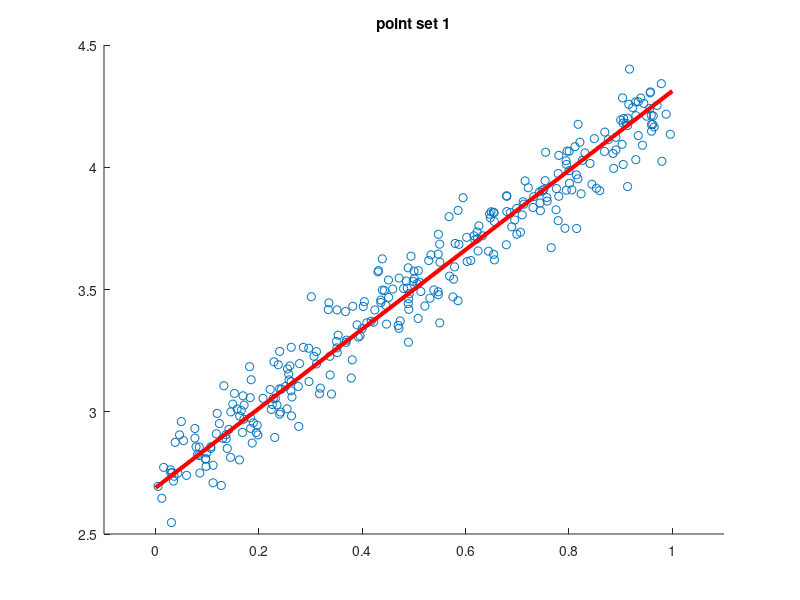

Source code (MATLAB): (Note: this script raises an error after producing the figure.)
% Q3(b)
% Load data and scatter plot
load points2D_Set1.mat
scatter(x,y)
hold on

%Finding Mean and subtracting from data
mx = sum(x)/size(x,1);
my = sum(y)/size(y,1);
x = x-mx;
y = y-my;

% Covariance matrix and eigen value decomposition
c = [x'*x , x'*y ; x'*y , y'*y] / size(x,1);
[V, d] = eig(c); 
d = diag(d); %converting the diagonal matrix to a vector

% Getting the direction of maximum variance
%(as there are only two eigen values we can use a simple if statement 
% instead of max or sort)
if d(1) > d(2)
    u =  V(:,1);
else
    u = V(:,2);
end

%Plotting the linear relationship
line(xlim, my+u(2)*(xlim-mx)/u(1) ,'LineWidth',3,'Color','red' );
xlim([-0.1 1.1]);
title("point set 1");
hold off

%Normalised mean square error
disp("Normalised mean square error: " + ...
num2str(sum((y - u(2)*x/u(1)).^2)/(size(x,1)*my*my)))